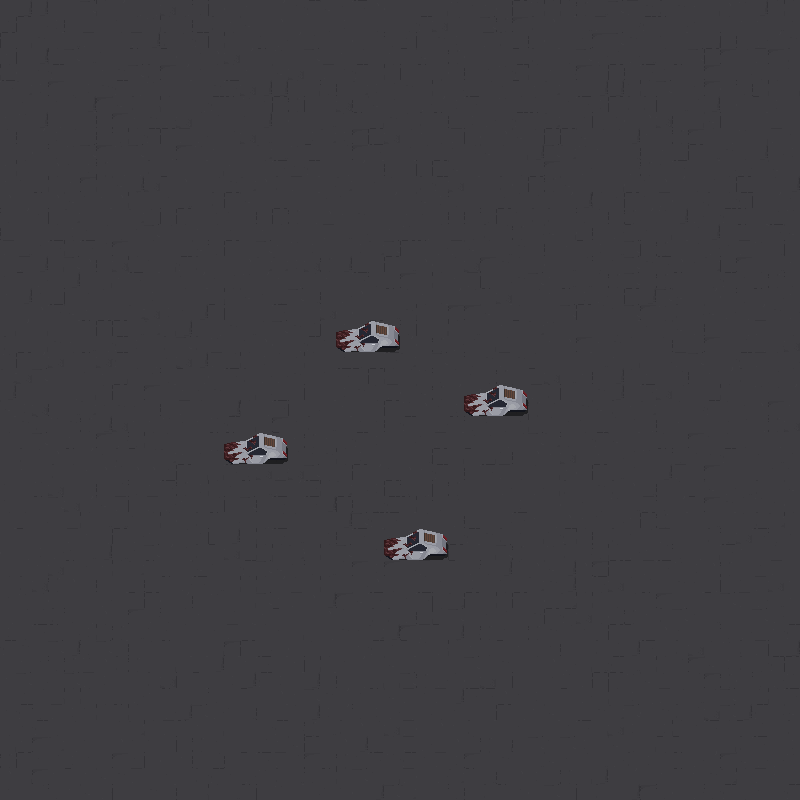

The image is a tile-based game level rendered from a .tmx file. Its description and source (layers, tilesets, objects; grid data summarised) follow:
An orthogonal 50x50 tile map with 16x16 px tiles, 2 tile layers (Ground, Collisions).

<map version="1.5" tiledversion="1.7.2" orientation="orthogonal" renderorder="right-down" width="50" height="50" tilewidth="16" tileheight="16" infinite="0" nextlayerid="3" nextobjectid="1">
 <tileset firstgid="1" source="NewEnvTiles.tsx" />
 <layer id="1" name="Ground" width="50" height="50">
  <data>[2500 cells, 2500 non-empty, 48 distinct tile ids]</data>
 </layer>
 <layer id="2" name="Collisions" width="50" height="50">
  <data>[2500 cells, 32 non-empty, 8 distinct tile ids]</data>
 </layer>
</map>
